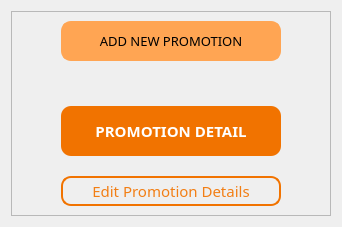
                    <widget class="QWidget" name="tab_14">
                     <attribute name="title">
                      <string>Promotion</string>
                     </attribute>
                     <layout class="QVBoxLayout" name="verticalLayout_15">
                      <item>
                       <widget class="QFrame" name="frame_12">
                        <property name="styleSheet">
                         <string notr="true">QLabel{color:white;background-color:#F17300; border: solid white; border-radius: 10px;}
QPushButton{color:#F27E14; border:2px solid #F17300; border-radius: 10px;padding:2px;}
QPushButton::hover{border:2px solid white; background-color:#F27E14; color:white;}
QPushButton#addPromoButton{color: black; background-color: #FFA553; border: 2px solid #FFA553;}
QPushButton#addPromoButton::hover{color:#FFA553; background-color: black; border: 2px solid black;}
</string>
                        </property>
                        <property name="frameShape">
                         <enum>QFrame::StyledPanel</enum>
                        </property>
                        <property name="frameShadow">
                         <enum>QFrame::Raised</enum>
                        </property>
                        <layout class="QGridLayout" name="gridLayout_10">
                         <property name="horizontalSpacing">
                          <number>60</number>
                         </property>
                         <property name="verticalSpacing">
                          <number>20</number>
                         </property>
                         <item row="0" column="1">
                          <widget class="QPushButton" name="addPromoButton">
                           <property name="minimumSize">
                            <size>
                             <width>220</width>
                             <height>40</height>
                            </size>
                           </property>
                           <property name="maximumSize">
                            <size>
                             <width>220</width>
                             <height>40</height>
                            </size>
                           </property>
                           <property name="font">
                            <font>
                             <family>Montserrat</family>
                             <pointsize>10</pointsize>
                            </font>
                           </property>
                           <property name="cursor">
                            <cursorShape>PointingHandCursor</cursorShape>
                           </property>
                           <property name="styleSheet">
                            <string notr="true"/>
                           </property>
                           <property name="text">
                            <string>ADD NEW PROMOTION</string>
                           </property>
                          </widget>
                         </item>
                         <item row="2" column="1">
                          <widget class="QLabel" name="label_21">
                           <property name="minimumSize">
                            <size>
                             <width>220</width>
                             <height>50</height>
                            </size>
                           </property>
                           <property name="maximumSize">
                            <size>
                             <width>220</width>
                             <height>50</height>
                            </size>
                           </property>
                           <property name="font">
                            <font>
                             <family>Montserrat</family>
                             <pointsize>11</pointsize>
                             <weight>75</weight>
                             <bold>true</bold>
                            </font>
                           </property>
                           <property name="text">
                            <string>PROMOTION DETAIL</string>
                           </property>
                           <property name="alignment">
                            <set>Qt::AlignCenter</set>
                           </property>
                          </widget>
                         </item>
                         <item row="2" column="2">
                          <spacer name="horizontalSpacer_15">
                           <property name="orientation">
                            <enum>Qt::Horizontal</enum>
                           </property>
                           <property name="sizeHint" stdset="0">
                            <size>
                             <width>40</width>
                             <height>20</height>
                            </size>
                           </property>
                          </spacer>
                         </item>
                         <item row="2" column="0">
                          <spacer name="horizontalSpacer_16">
                           <property name="orientation">
                            <enum>Qt::Horizontal</enum>
                           </property>
                           <property name="sizeHint" stdset="0">
                            <size>
                             <width>40</width>
                             <height>20</height>
                            </size>
                           </property>
                          </spacer>
                         </item>
                         <item row="3" column="1">
                          <widget class="QPushButton" name="edit_promodet">
                           <property name="minimumSize">
                            <size>
                             <width>220</width>
                             <height>30</height>
                            </size>
                           </property>
                           <property name="maximumSize">
                            <size>
                             <width>220</width>
                             <height>30</height>
                            </size>
                           </property>
                           <property name="font">
                            <font>
                             <family>Montserrat</family>
                             <pointsize>11</pointsize>
                            </font>
                           </property>
                           <property name="cursor">
                            <cursorShape>PointingHandCursor</cursorShape>
                           </property>
                           <property name="text">
                            <string>Edit Promotion Details</string>
                           </property>
                          </widget>
                         </item>
                         <item row="1" column="1">
                          <spacer name="verticalSpacer_6">
                           <property name="orientation">
                            <enum>Qt::Vertical</enum>
                           </property>
                           <property name="sizeType">
                            <enum>QSizePolicy::Fixed</enum>
                           </property>
                           <property name="sizeHint" stdset="0">
                            <size>
                             <width>20</width>
                             <height>25</height>
                            </size>
                           </property>
                          </spacer>
                         </item>
                        </layout>
                       </widget>
                      </item>
                     </layout>
                    </widget>
